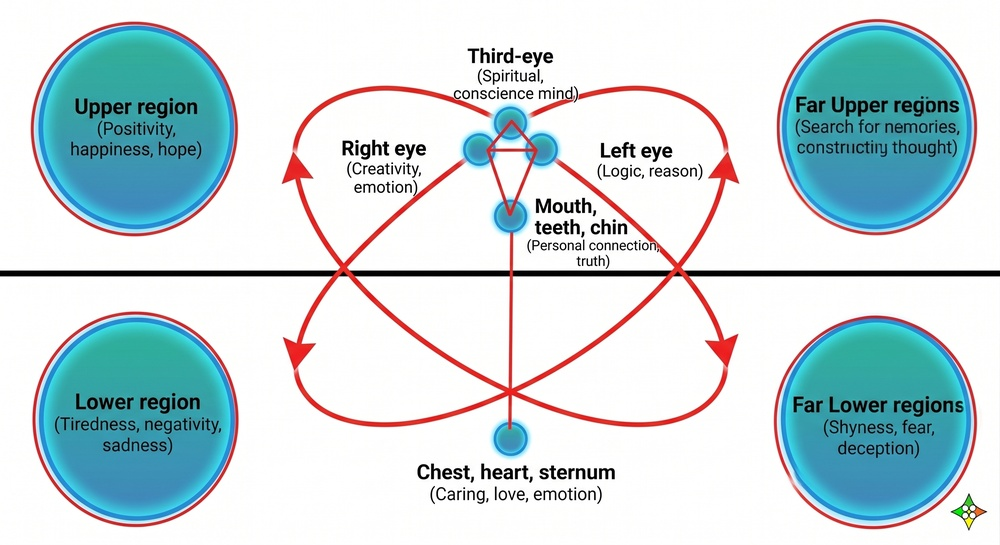
#> input picture docs/images/hcep-02_enhanced-diagram_keyed-01.jfif, 1000 x 545 px, shrunk from 2760 x 1504 before the run, found by its file name
$ python GenerateHcepPanelTexture.py
#> lines starting #> are read from the running program, lines starting #| are printed output that depends on the picture
import os
import sys
import numpy as np
from PIL import Image

def generate_hcep_texture():
    src_path = r"docs\images\hcep-02_enhanced-diagram_keyed-01.jfif"
    if not os.path.exists(src_path):
        print(f"Error: Source image not found at {src_path}")
        return False

    print(f"Loading source image: {src_path}")
    im = Image.open(src_path).convert("RGBA")
    arr = np.array(im, dtype=np.float32)

    # Calculate distance from pure white (255, 255, 255)
    r, g, b = arr[:, :, 0], arr[:, :, 1], arr[:, :, 2]
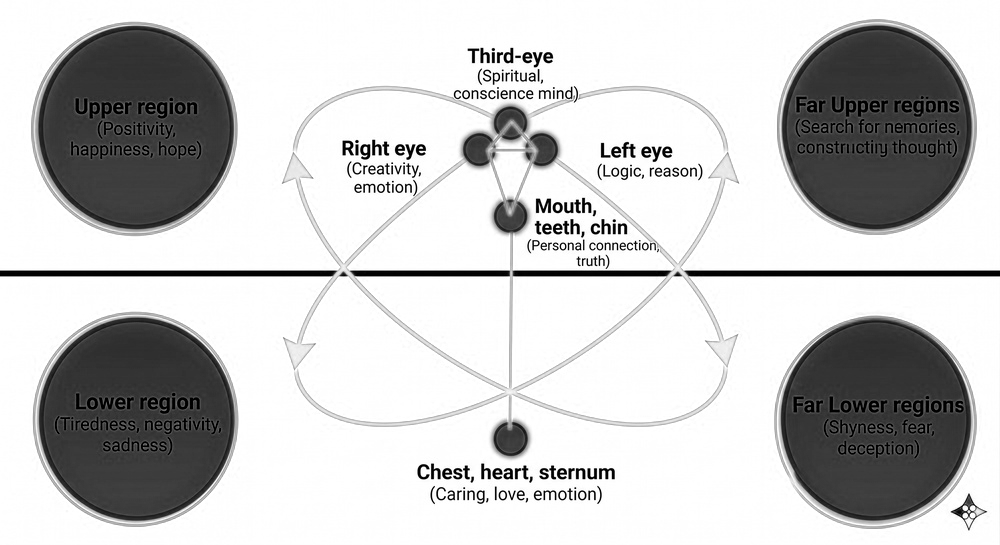
#> r: shape (545, 1000) float32; min 0, max 255, mean 198.6
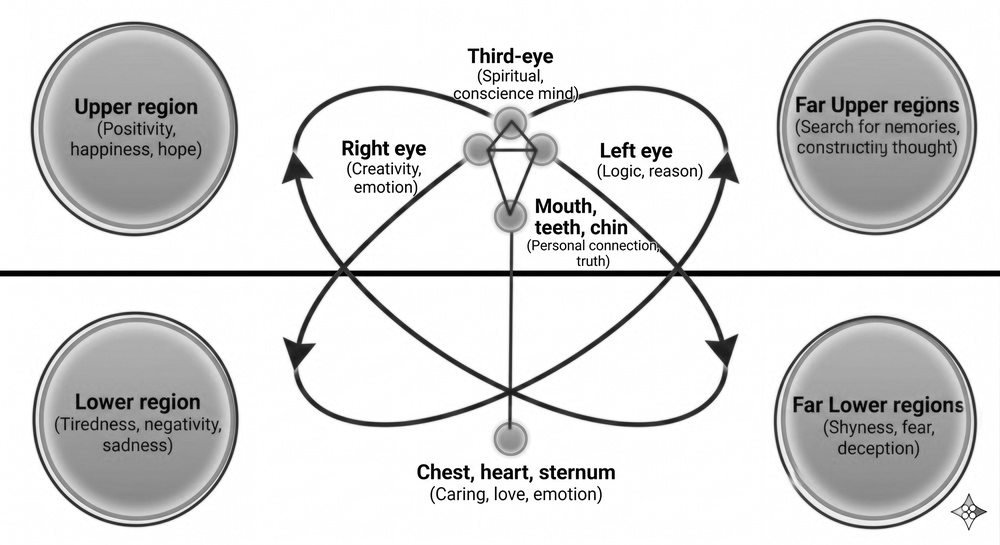
#> g: shape (545, 1000) float32; min 0, max 255, mean 216.7
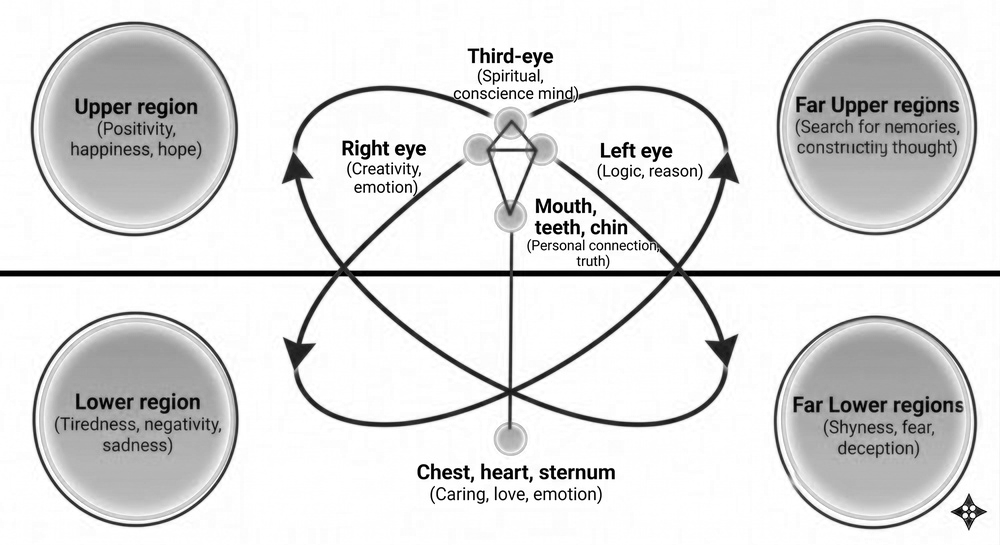
#> b: shape (545, 1000) float32; min 0, max 255, mean 220.8
    dist = np.sqrt((255.0 - r)**2 + (255.0 - g)**2 + (255.0 - b)**2)
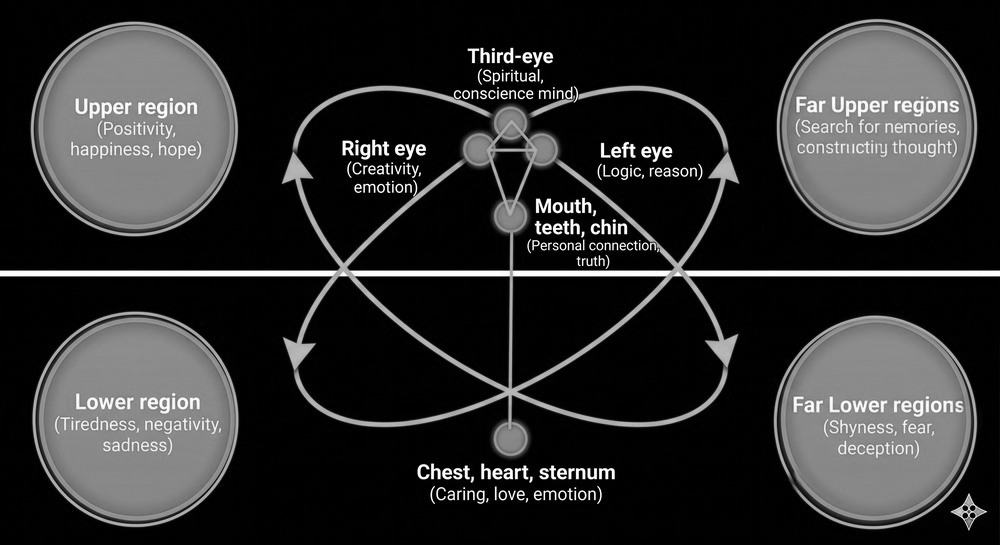
#> dist: shape (545, 1000) float32; min 0, max 441.7, mean 80.7; drawn with min black and max white

    # Chroma-key thresholds:
    # Low threshold: pixels with dist <= 12.0 are 100% transparent canvas
    # High threshold: pixels with dist >= 35.0 are 100% opaque content
    # Smoothstep interpolation between 12.0 and 35.0
    alpha_factor = np.clip((dist - 12.0) / 23.0, 0.0, 1.0)
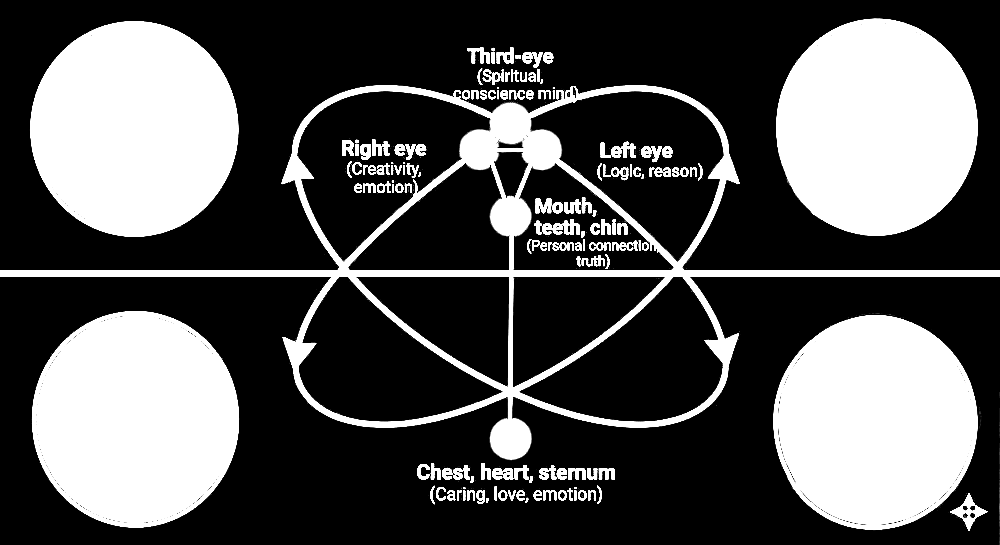
#> alpha_factor: shape (545, 1000) float32; min 0, max 1, mean 0.331
    alpha_smooth = alpha_factor * alpha_factor * (3.0 - 2.0 * alpha_factor)

    # Anti-fringe: For transitional edge pixels that blended with the white canvas,
    # compensate RGB so white doesn't halo around dark text/lines
    # Where alpha is low (< 0.9), suppress the white component towards the edge color
    edge_mask = (alpha_smooth > 0.0) & (alpha_smooth < 0.95)
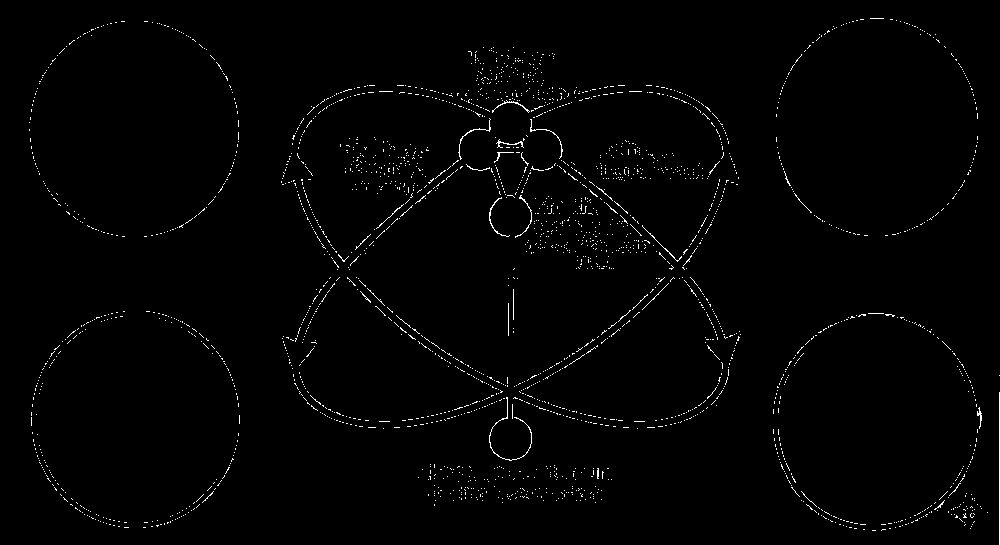
#> edge_mask: shape (545, 1000) bool; 1.2% white in thin lines or dots
    for c in range(3):
        # Desaturate white bias on soft edges
        arr[edge_mask, c] = np.clip(arr[edge_mask, c] * alpha_smooth[edge_mask] +
                                    (1.0 - alpha_smooth[edge_mask]) * 20.0, 0.0, 255.0)
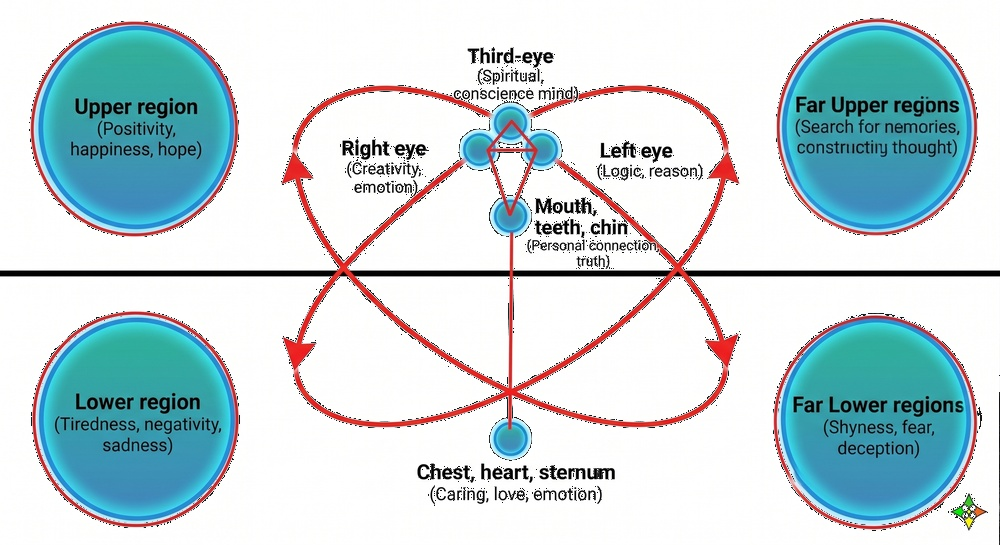
#> arr: shape (545, 1000, 4) float32; mean R, G, B, A 197, 215.2, 219.3, 255.9

    arr[:, :, 3] = alpha_smooth * 255.0

    keyed_im = Image.fromarray(arr.astype(np.uint8))

    # Save PNG reference in docs/images
    png_out = r"docs\images\hcep-02_enhanced-diagram_keyed-01.png"
    keyed_im.save(png_out)
    print(f"Saved PNG reference: {png_out} ({keyed_im.size[0]}x{keyed_im.size[1]})")
#| Saved PNG reference: docs\images\hcep-02_enhanced-diagram_keyed-01.png (1000x545)

    # Target texture destinations
    dest_dirs = [
        r"skyrim\textures\TrueGaze",
        r"build\TrueGaze\textures\TrueGaze"
    ]

    for d in dest_dirs:
        os.makedirs(d, exist_ok=True)
        dds_path = os.path.join(d, "GazeRegionPanel.dds")
        # Save as uncompressed 32-bit RGBA8 DDS (Skyrim SE native)
        try:
            keyed_im.save(dds_path, format="DDS")
            print(f"Saved DDS texture: {dds_path} (size: {os.path.getsize(dds_path)} bytes)")
        except Exception as e:
            print(f"Failed to save {dds_path}: {e}")
            return False

    return True

if __name__ == "__main__":
    success = generate_hcep_texture()
    sys.exit(0 if success else 1)
#> (the program exits here)
